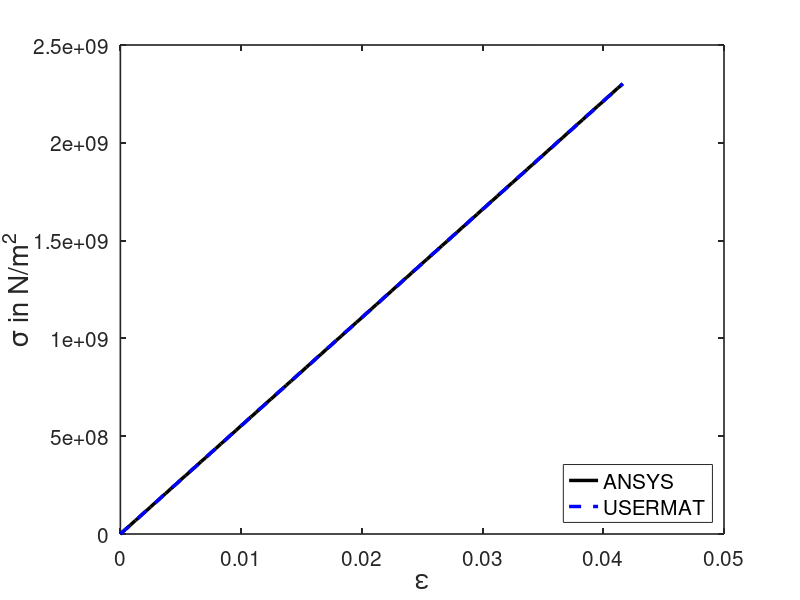

MATLAB code for this plot:
A=load('Ansys_sx.txt');
Ansys_sx = A(:,2);
Time  = A(:,1);


B = load('Ansys_ex.txt');
Ansys_ex = B(:,2);


C = load('user_sx.txt');
user_sx = C(:,2);

D = load('user_ex.txt');
user_ex = D(:,2);


figure(1,'position',[50,50,1300,950])
plot(Ansys_ex,Ansys_sx,'k-',"linewidth", 2.5)
hold on
plot(user_ex ,user_sx ,'b--',"linewidth", 2.5)
set(gca, "linewidth",1.2, "fontsize", 15)
legend('ANSYS','USERMAT','Location','SouthEast','fontsize',15)
xlabel('\epsilon', "fontsize", 20)
ylabel('\sigma in N/m^2', "fontsize", 20)
